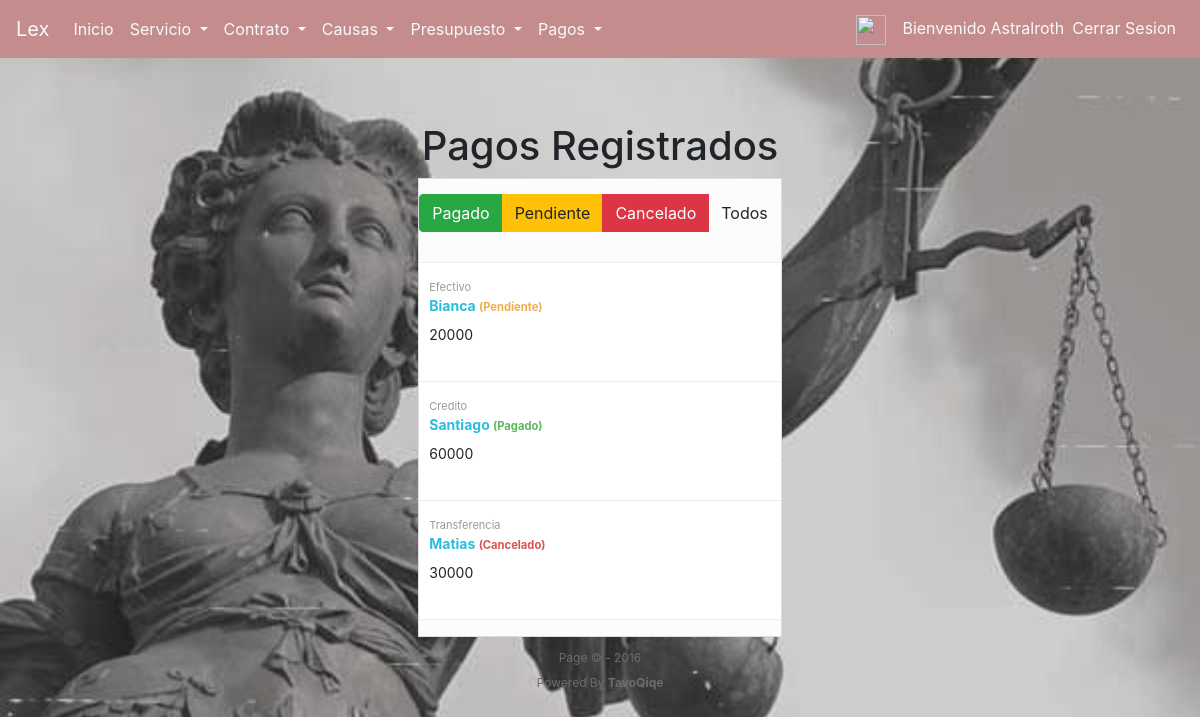
Screenshot of /pay/view/staff (signed in) with the database file from the repository.
### core/models.py (models this page shows, shortened)
class Pago(models.Model):
    tecnico=models.ForeignKey('auth.User', on_delete=models.CASCADE)
    name=models.CharField(max_length=20)
    rut=models.CharField(max_length=10)
    date=models.DateField()
    type=models.CharField(max_length=30)
    mount=models.IntegerField()
    email=models.EmailField(max_length=254)
    state=models.CharField(max_length=30, default='pendiente')

### core/views.py (the view)
# urls.py: path('pay/view/staff', views.consultar_pagos_staff, name='pago_view_staff')
@login_required
def consultar_pagos_staff(request):
    pagos=Pago.objects.select_related('tecnico').all()
    return render(request, 'core/consultar_pago.html',{'list':pagos})

### core/templates/core/consultar_pago.html (shortened to what this page needs)
{% extends 'core/base.html' %}
{% load static %}
{% block css %}
<link rel="stylesheet" href="{% static 'css/consultar_pago.css' %}">
{% endblock css %}
{% block content %}
<div class="container">
	<div class="row d-flex justify-content-center">
		<section class="content ">
			<div class="col-md-12 col-md-offset-6 ">
                <h1>Pagos Registrados</h1>
				<div class="panel panel-default">
					<div class="panel-body">
						<div class="pull-right">
							<div class="btn-group">
								<button type="button" class="btn btn-success btn-filter" data-target="pagado">Pagado</button>
								<button type="button" class="btn btn-warning btn-filter" data-target="pendiente">Pendiente</button>
								<button type="button" class="btn btn-danger btn-filter" data-target="cancelado">Cancelado</button>
								<button type="button" class="btn btn-default btn-filter" data-target="all">Todos</button>
							</div>
						</div>
						<div class="table-container">
							<table class="table table-filter">
								<tbody>
									{% for p in list %}
									<tr data-status="{{p.state}}">
										<td>
											<div class="media">
												<div class="media-body">
													<span class="media-meta pull-right">{{p.type}}</span>
													<h4 class="title">
														{{p.name}}
														<span class="pull-right {{p.state}}">({{p.state | capfirst}})</span>
													</h4>
													<p class="summary">{{p.mount}}</p>
												</div>
											</div>
										</td>
									</tr>
									{% endfor %}
								</tbody>
							</table>
						</div>
					</div>
				</div>
				<div class="content-footer">
					<p>
						Page © - 2016 <br>
						Powered By <a href="https://www.facebook.com/tavo.qiqe.lucero" target="_blank">TavoQiqe</a>
					</p>
				</div>
			</div>
		</section>
	</div>
</div>
{% endblock content %}

### core/templates/core/base.html (shortened to what this page needs)
{% load static %}
<!DOCTYPE html>
<html lang="es">
<head>
    <link rel="stylesheet" href="{% static 'css/base.css' %}">
    {% block css %}{% endblock css %}
    <link rel="stylesheet" href="{% static 'css/solicitar_servicio.css' %}">
    <link rel="stylesheet" href="https://cdn.jsdelivr.net/npm/bootstrap@4.6.0/dist/css/bootstrap.min.css">
</head>
<body>
    <nav class="navbar navbar-expand-lg navbar-light " id = id_navbar>
        <a class="navbar-brand text-light" href="{% url 'index' %}">Lex</a>
        <div class="collapse navbar-collapse" id="navbarSupportedContent">
            <ul class="navbar-nav mr-auto">
                <li class="nav-item active">
                    <a class="nav-link text-light" href="{% url 'index' %}"> Inicio <span class="sr-only">(current)</span></a>
                </li>
                {% if perms.core.view_servicio %}
                <li class="nav-item dropdown ">
                    <a class="nav-link dropdown-toggle text-light" href="#" id="navbarDropdown" role="button"
                        data-toggle="dropdown" aria-haspopup="true" aria-expanded="false">
                        Servicio
                    </a>
                </li>
                {% endif %}
                {% if perms.core.view_contrato %}
                <li class="nav-item dropdown ">
                    <a class="nav-link dropdown-toggle text-light" href="#" id="navbarDropdown" role="button"
                        data-toggle="dropdown" aria-haspopup="true" aria-expanded="false">
                        Contrato
                    </a>
                </li>
                {% endif %}
                {% if perms.core.view_causa %}
                <li class="nav-item dropdown">
                    <a class="nav-link dropdown-toggle text-light" href="#" id="navbarDropdown" role="button"
                        data-toggle="dropdown" aria-haspopup="true" aria-expanded="false">
                        Causas
                    </a>
                </li>
                {% endif %}
                {% if perms.core.view_presupuesto %}
                <li class="nav-item dropdown">
                    <a class="nav-link dropdown-toggle text-light" href="#" id="navbarDropdown" role="button"
                        data-toggle="dropdown" aria-haspopup="true" aria-expanded="false">
                        Presupuesto
                    </a>
                </li>
                {% endif %}
                {% if perms.core.view_pago %}
                <li class="nav-item dropdown">
                    <a class="nav-link dropdown-toggle text-light" href="#" id="navbarDropdown" role="button"
                        data-toggle="dropdown" aria-haspopup="true" aria-expanded="false">
                        Pagos
                    </a>
                </li>
                {% endif %}
            </ul>
            <ul class="navbar-nav">
                <a class="navbar-brand" href="{% url 'profile_edit' %}"><img src="{% static 'img/profile_icon.png' %}" width="30" height="30" alt=""></a>
                <div class="navbar-text text-light">Bienvenido {{user.username}}</div>
                <li class="nav-item">
                    <a class="nav-link text-light" href="{% url 'logout' %}">   Cerrar Sesion</a>
                </li>
            </ul>
        </div>
    </nav>
    {% block content %}{% endblock content %}
</body>
</html>

### core/static/css/base.css (style rules this page uses)
body { background-image: url(../img/fondo_claro.jpg); background-size:cover ; }
nav.navbar { background-color: rgb(196, 140, 140); }
section { padding-top: 4rem; padding-bottom: 5rem; }
p { padding-top: 0.5rem; padding-bottom: 0.5rem; line-height: 25px; }

### core/static/css/consultar_pago.css (style rules this page uses)
body { font-family: 'Open Sans', sans-serif; color: #353535; }
.content h1 { text-align: center; }
.content .content-footer p { color: #6d6d6d; font-size: 12px; text-align: center; }
.content .content-footer p a { color: inherit; font-weight: bold; }
.panel { border: 1px solid #ddd; background-color: #fcfcfc; }
.panel .btn-group { margin: 15px 0 30px; }
.panel .btn-group .btn { transition: background-color .3s ease; }
.table-filter { background-color: #fff; border-bottom: 1px solid #eee; }
.table-filter tbody tr td { padding: 10px; vertical-align: middle; border-top-color: #eee; }
.table-filter tr td:first-child { width: 38px; }
.table-filter .media-body { display: block; }
.table-filter .media-meta { font-size: 11px; color: #999; }
.table-filter .media .title { color: #2BBCDE; font-size: 14px; font-weight: bold; line-height: normal; margin: 0; }
.table-filter .media .title span { font-size: .8em; margin-right: 20px; }
.table-filter .media .title span.pagado { color: #5cb85c; }
.table-filter .media .title span.pendiente { color: #f0ad4e; }
.table-filter .media .title span.cancelado { color: #d9534f; }
.table-filter .media .summary { font-size: 14px; }

### rows the page displays
Pago: type "Efectivo", name "Bianca", state "Pendiente", mount "20000"
Pago: type "Credito", name "Santiago", state "Pagado", mount "60000"
Pago: type "Transferencia", name "Matias", state "Cancelado", mount "30000"

### other values shown
{{ user.username }} "Astralroth"
